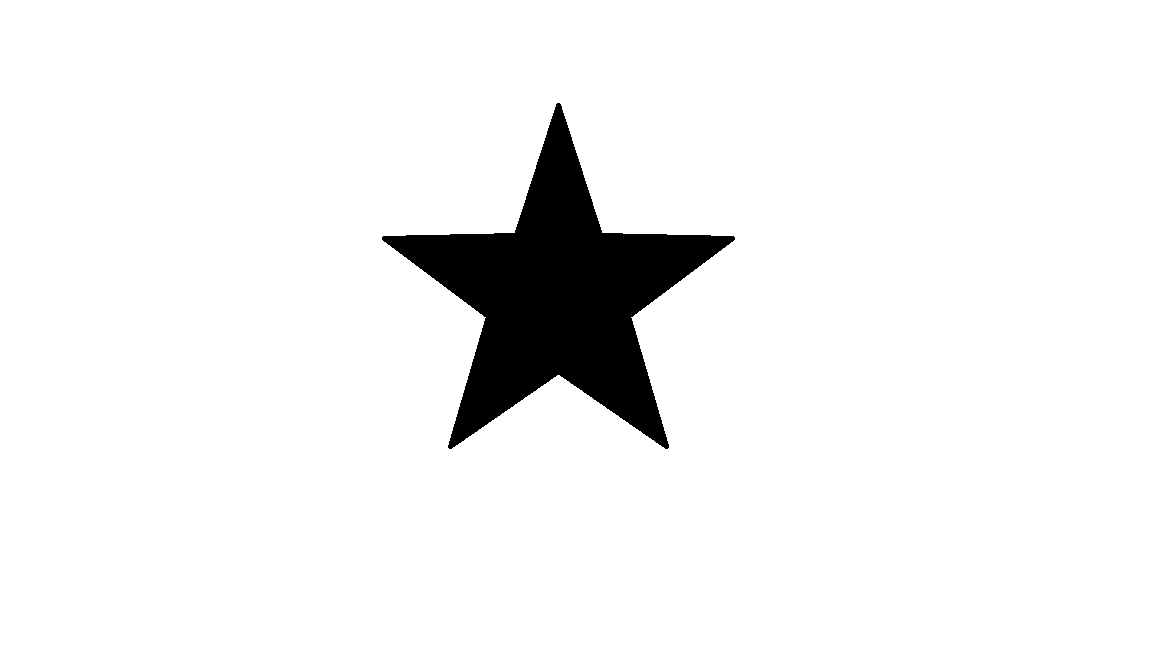
#> input picture Resimler/1.png, 1152 x 648 px, found by its file name
$ python 27.GurultuEkleme.py
#> lines starting #> are read from the running program, lines starting #| are printed output that depends on the picture; after the words box and inside, x2 and y2 are one past the last pixel; in counts of white or black regions, pixels touching at a corner belong together
import cv2
import numpy as np
src=cv2.imread("1.png")
#> src is the input picture: shape (648, 1152, 3); 94.2% white; 1 black region, box (x1, y1, x2, y2) and area: (382, 103, 735, 449) 43537
def add_salt_pepper_noise(image):
    h,w=image.shape[:2]
    nums=100000
    rows=np.random.randint(0,h,nums, dtype=np.uint)
    cols=np.random.randint(0,w,nums, dtype=np.uint)
    for i in range(nums):
        if i%2==1:
            image[rows[i],cols[i]]=(255,255,255)
        else:
            image[rows[i],cols[i]]=(0,0,0)
    return image

h,w=src.shape[:2]
#> h = 648; w = 1152
copy=np.copy(src)

copy=add_salt_pepper_noise(copy)
#> after the loop in add_salt_pepper_noise, `for i in range(nums):`:
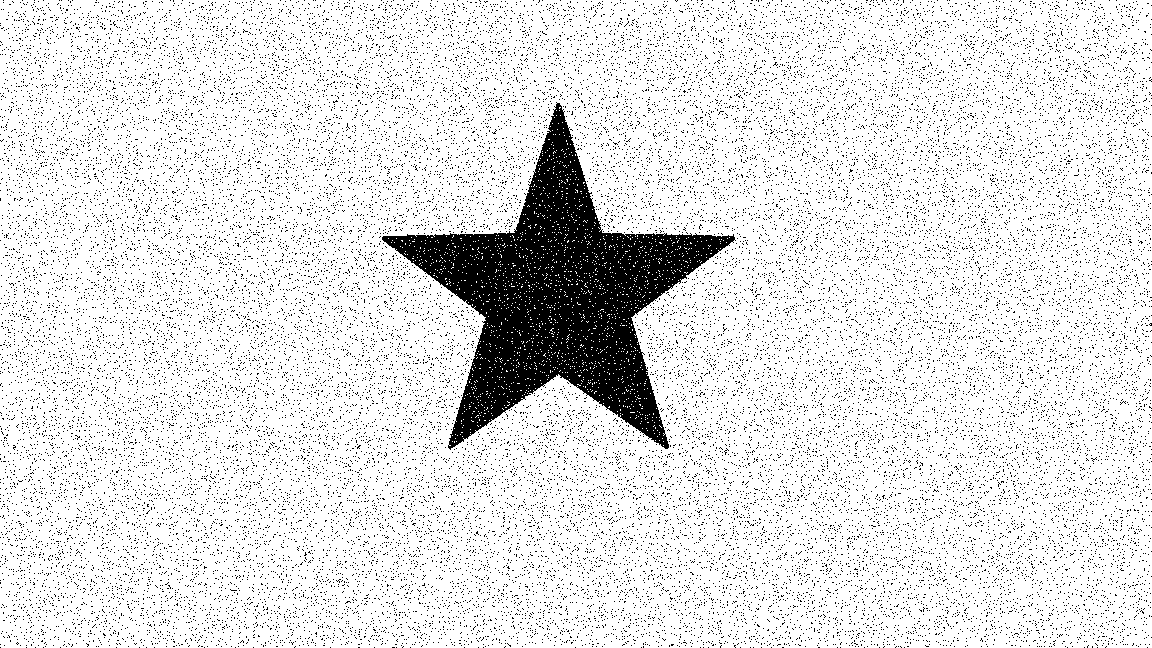
#> image: shape (648, 1152, 3); 88.6% white; 33561 black regions (33560 under 20 px), largest, box (x1, y1, x2, y2) and area: (382, 102, 736, 450) 40952


cv2.imshow("1",src)
cv2.imshow("2",copy)
cv2.waitKey(0)
cv2.destroyAllWindows()

$ run again, with Resimler/2.png copied over Resimler/1.png
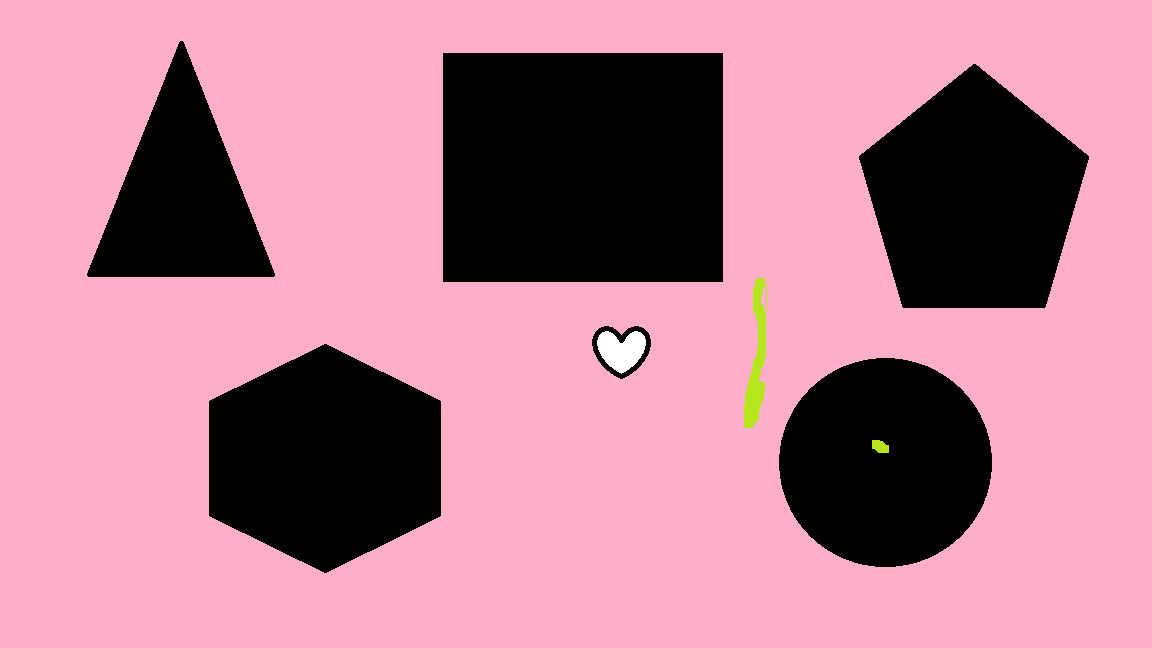
#> input picture Resimler/2.png, 1152 x 648 px, found by its file name
#> src is the input picture: shape (648, 1152, 3); mean B, G, R 146.4, 127.3, 185.9
#> after the loop in add_salt_pepper_noise, `for i in range(nums):`:
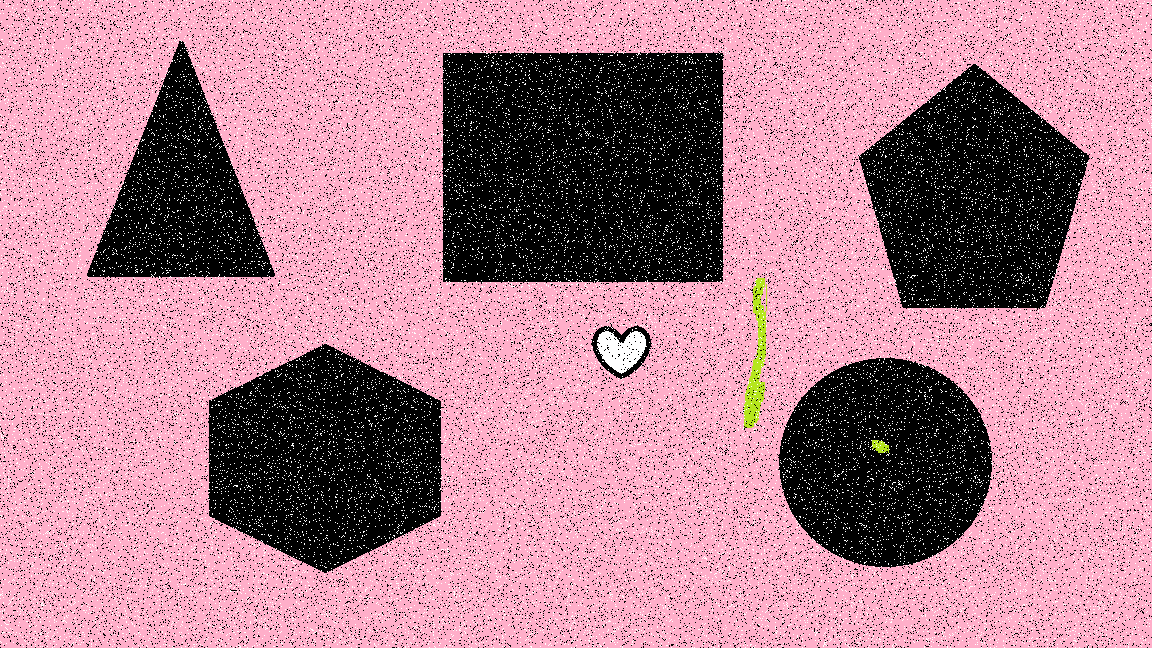
#> image: shape (648, 1152, 3); mean B, G, R 144, 127.4, 178.7

$ run again, with Resimler/3.png copied over Resimler/1.png
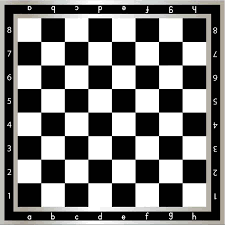
#> input picture Resimler/3.png, 225 x 225 px, found by its file name
#> src is the input picture: shape (225, 225, 3); mean B, G, R 120.6, 121.5, 121.9
#> after the loop in add_salt_pepper_noise, `for i in range(nums):`:
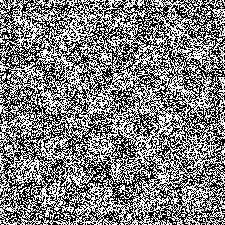
#> image: shape (225, 225, 3); mean B, G, R 126.6, 126.7, 126.8
